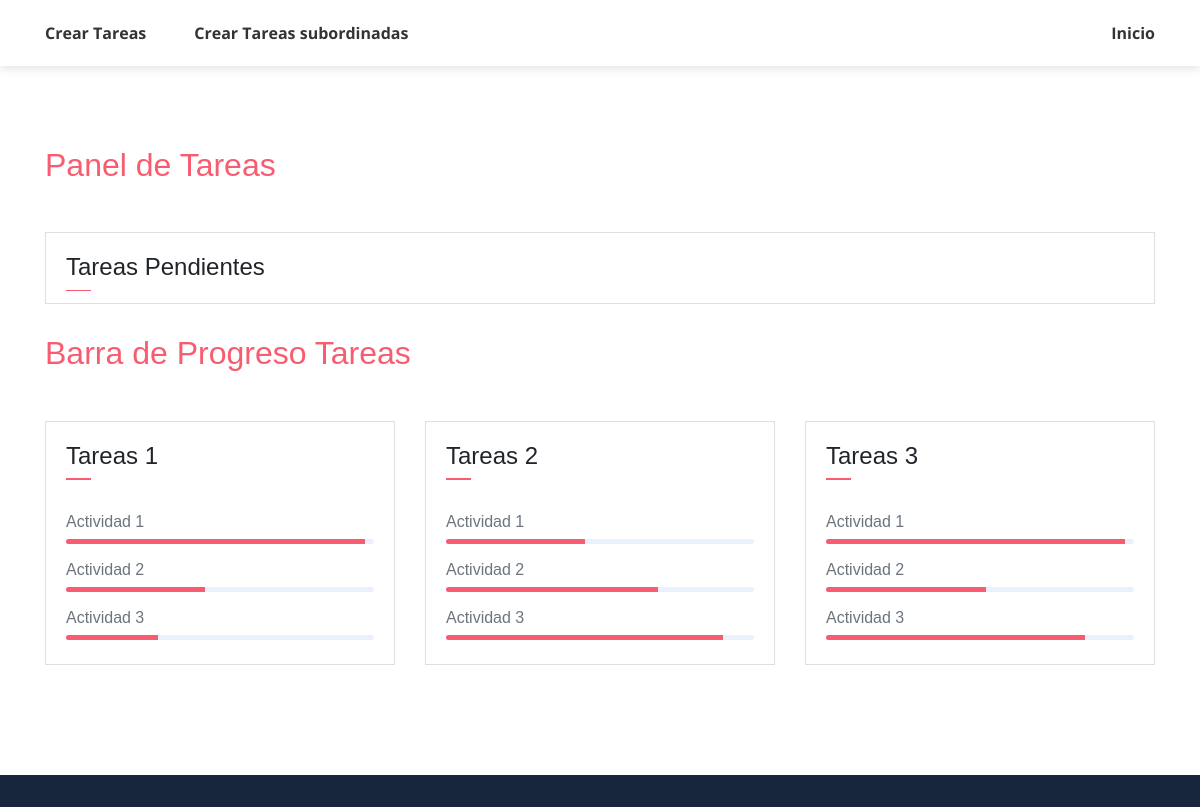
Page /TareaA/ on the earlier database version.
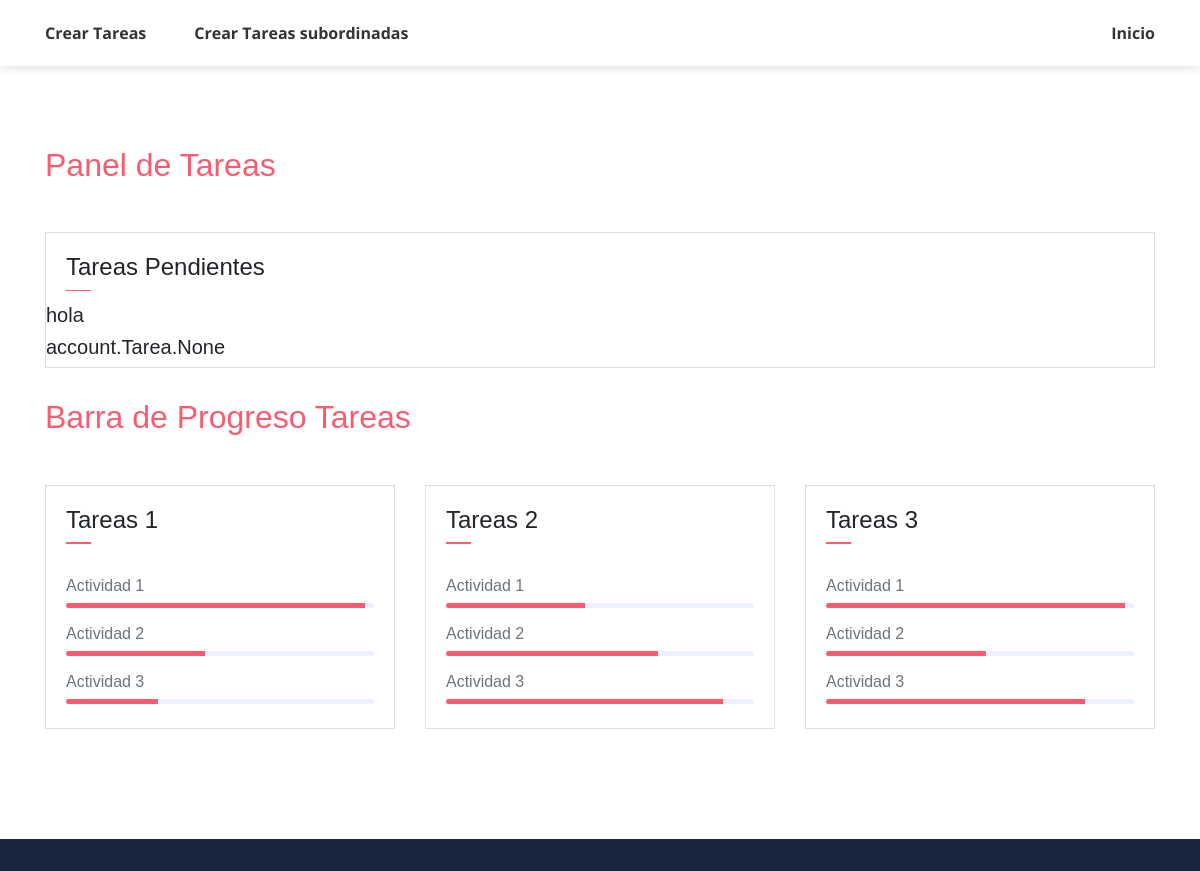
Same page on the later database version.
### account/models.py (models this page shows, shortened)
class TareaAce(models.Model):
    Nom_Ta = models.ForeignKey(Tarea2, on_delete=models.PROTECT, blank=True, null=True)
    TareaAce = models.ManyToManyField(Tarea,blank=True, null=True)

class Tarea2(models.Model):
    NombreTa = models.ForeignKey(Tarea, on_delete=models.PROTECT, blank=True, null=True)
    def __str__(self):
            return str(self.NombreTa)

class Tarea(models.Model):
    Nombre_Tarea = models.CharField(max_length=50)
    Responsable = models.OneToOneField(User, on_delete=models.CASCADE)
    Fecha_desde = models.DateField()
    Fecha_hasta = models.DateField()
    Descripcion = models.TextField()
    def __str__(self):
        return self.Nombre_Tarea

### account/views.py (the view)
# urls.py: path('TareaA/', views.TareaA, name='TareaA'),
def TareaA(request):
    Tareasa = TareaAce.objects.all()
    return render(request, 'TareaA/Listar.html', {'Tareasa':Tareasa})

### templates/TareaA/Listar.html (shortened to what the changed rows need)
<!DOCTYPE html>
{% load static %}
<html lang="en">
<head>
    <link rel="stylesheet" href="{% static 'css/themify-icons.css' %}">
	<link rel="stylesheet" href="{% static 'css/StyleWeb.css' %}">
    <link rel="stylesheet" href="https://cdn.jsdelivr.net/bxslider/4.2.12/jquery.bxslider.css">
</head>
<body data-spy="scroll" data-target=".navbar" data-offset="40" id="home">
    {% load crispy_forms_tags %}
    <section class="section" id="resume">
        <div class="container">
            <h2 class="mb-5"><span class="text-danger">Panel de Tareas</h2>
            <div class="row">
                <div class="col-md-12">
                    <div class="card">
                        <div class="productos">
                            {% for TA in Tareasa %}
                            <div class="producto">
                                <div class="contenedor_producto">
                                    <div class="detalle">
                                        <h5>{{TA.Nom_Ta}}</h5>
                                        <h5>{{TA.TareaAce}}</h5>
                                    </div>
                                </div>
                            </div>
                            {% endfor %}
                        </div>
                    </div>
                </div>
            </div>
        </div>
        <div class="container">
            <h2 class="mb-5"><span class="text-danger">Barra de Progreso Tareas</h2>
        </div>
    </section>
</body>
</html>

Differences in the rows shown:
added TareaAce: Nom_Ta "hola", TareaAce "account.Tarea.None"
